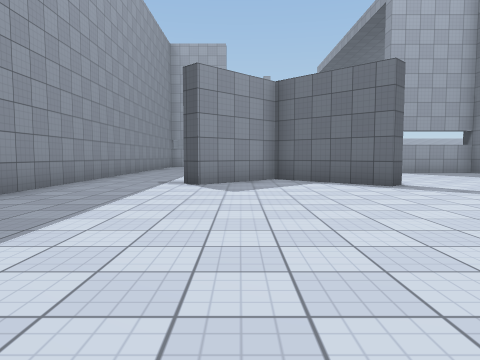
View 1 (above)

22 first-person views from a walk through a scene from a Unity 3-D project. The camera is 1.2 m above the floor, tilts 4° down and sees 70° across. The floor is counted in squares, 2 m on a side. Each view is taken from the middle of a square. On the plan, view 1 faces up. The plan holds only what a view shows up to about 10 squares ahead; the rest is blank. The place goes on beyond the plan. The player is left out. Some animated figures are left out. Surface patterns are stand-ins for the level's own textures.

View 2
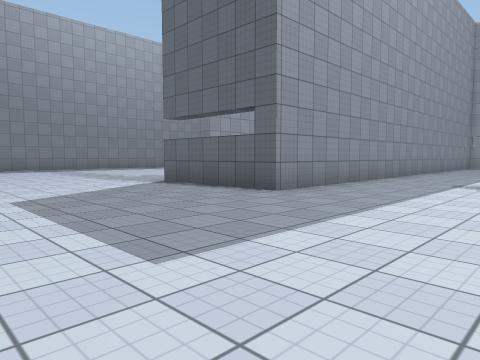

View 3
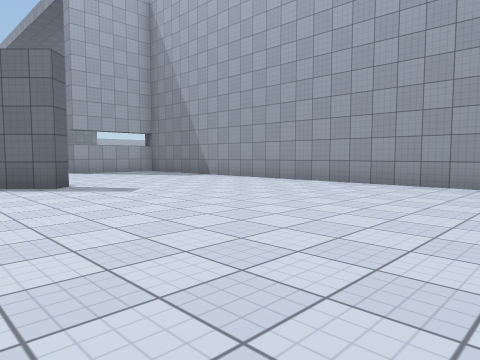

View 4
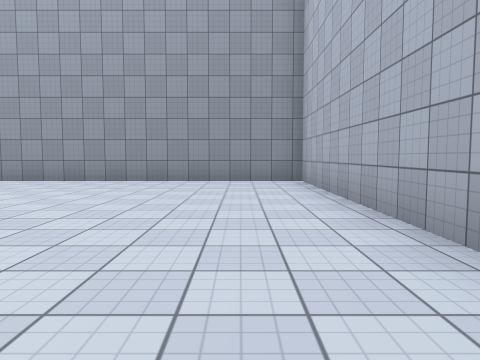

View 5
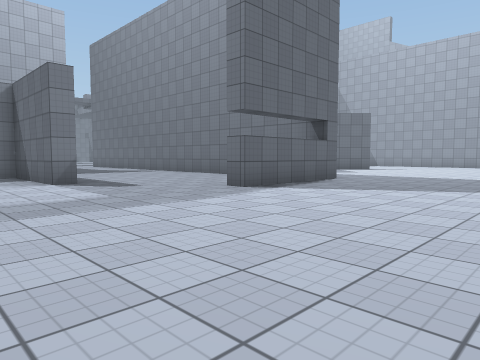

View 6
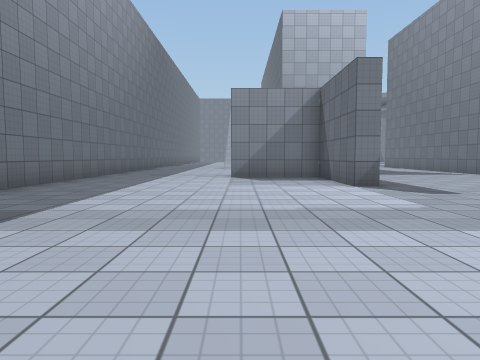

View 7
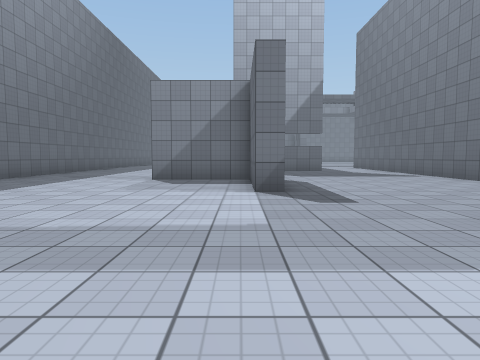

View 8
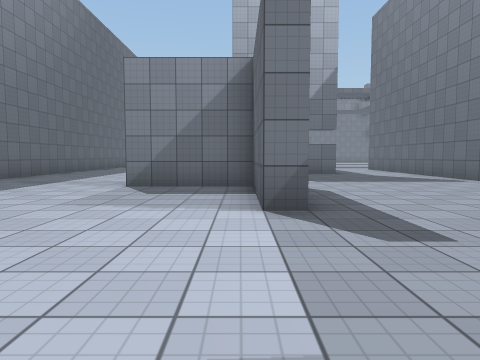

View 9
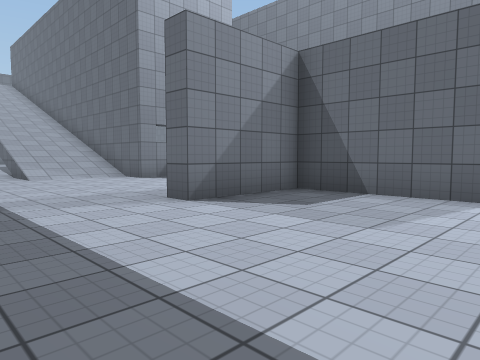

View 10
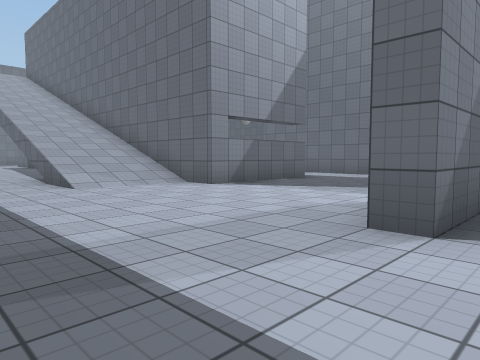

View 11
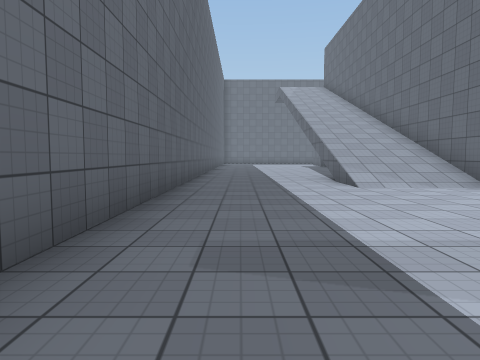

View 12
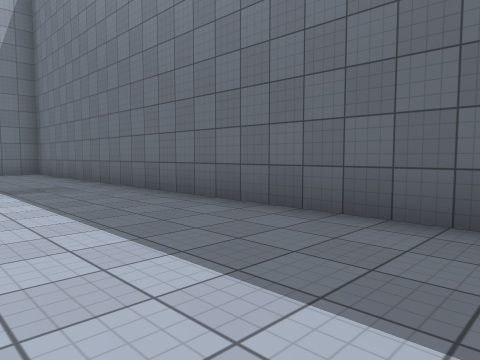

View 13
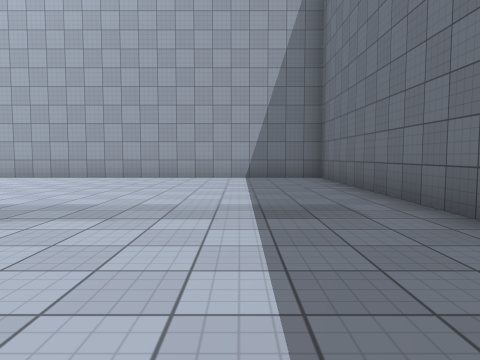

View 14
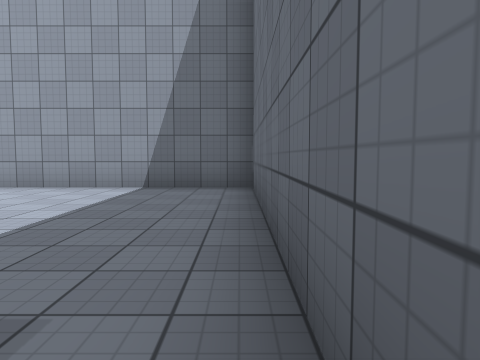

View 15
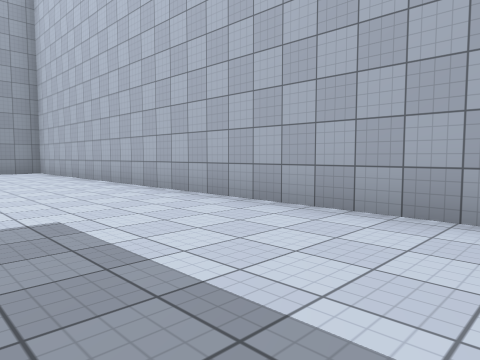

View 16
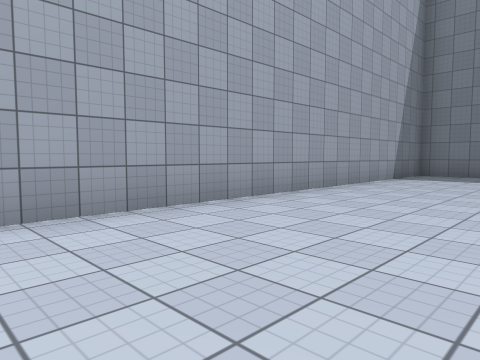

View 17
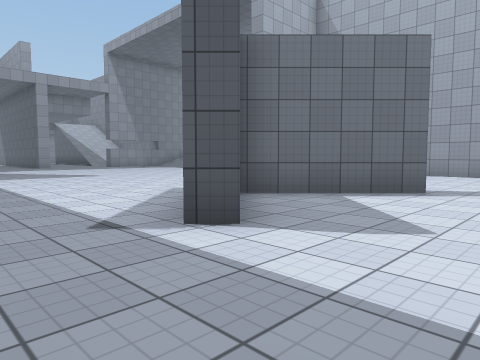

View 18
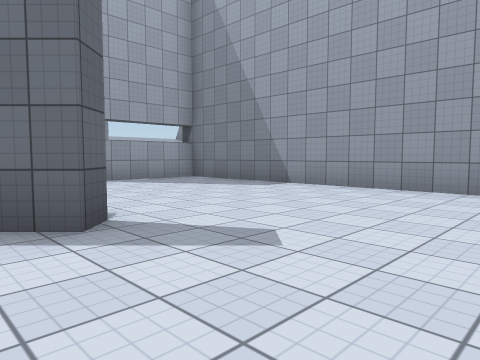

View 19
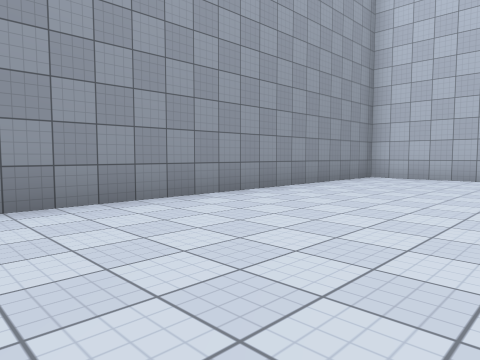

View 20
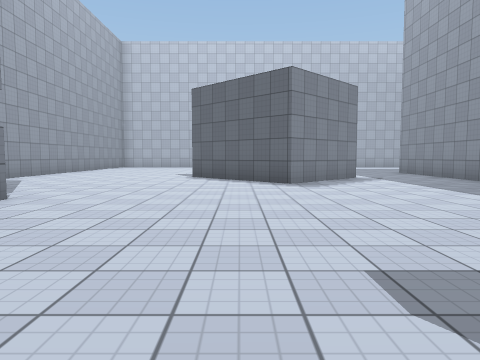

View 21
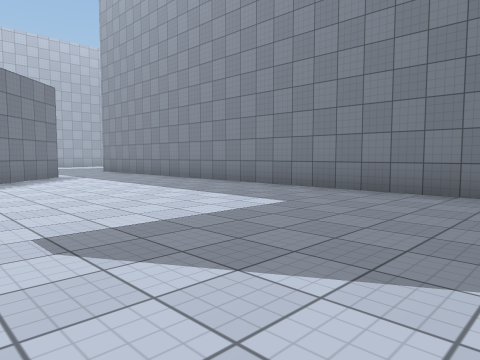

View 22
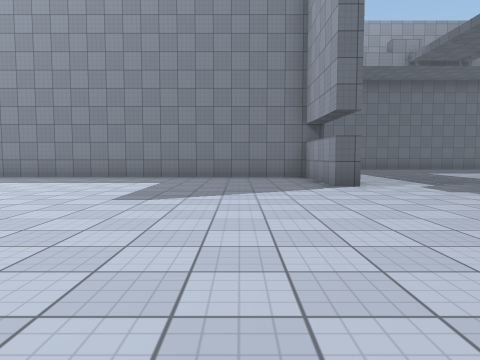

### Floor plan
Points are (right, up) in squares from view 1. A wall is a line through its corners. A room is listed if a view was taken in it or the views show most of it. See-through windows are left out.
Room 1 (views 1, 2, 3, 4, 5, 6, 7, 8, 9, 10, 11, 12, 13, 14, 15, 16, 17, 18, 19, 20, 21, 22)
walls: (0.9, 9.6) (3.4, 7.1) (3, 6.8) (0.9, 8.9) (-0.9, 7.1) (-1.2, 7.5) (0.9, 9.6); (-4.2, 10.1) (-4.2, 14.1); (8, 12.2) (5.5, 12.2); (-6.8, 15.6) (-10.2, 15.6) (-10.2, 20.1); (-0.7, 19.5) (-0.7, 18.9) (-3.8, 18.9) (-3.8, 4.6) (-7.2, 4.6) (-7.2, 5.1); (-9.1, 7.7) (-9.7, 7.7) (-9.7, 10.7) (-12.2, 10.7) (-12.2, 11.2); (-16.3, 19.9) (-16.3, -1.5) (8.3, -1.5) (8.3, 12)

Positions as (right, up) in squares from view 1, and headings:
1: (0, 0), facing up
2: (0, 0), facing up-left
3: (1, 0), facing up-right
4: (0, 0), facing right
5: (-12, 0), facing up-right
6: (-12, 1), facing up
7: (-10, 2), facing up
8: (-10, 4), facing up
9: (-15, 7), facing up-right
10: (-15, 10), facing up-right
11: (-15, 10), facing up
12: (-13, 11), facing down-left
13: (-14, 8), facing down
14: (-16, 5), facing down
15: (-5, 2), facing down-right
16: (-5, 2), facing down-left
17: (-3, 5), facing up-right
18: (2, 4), facing up-right
19: (4, 8), facing down-right
20: (2, 17), facing down
21: (2, 18), facing down-left
22: (6, 17), facing left
